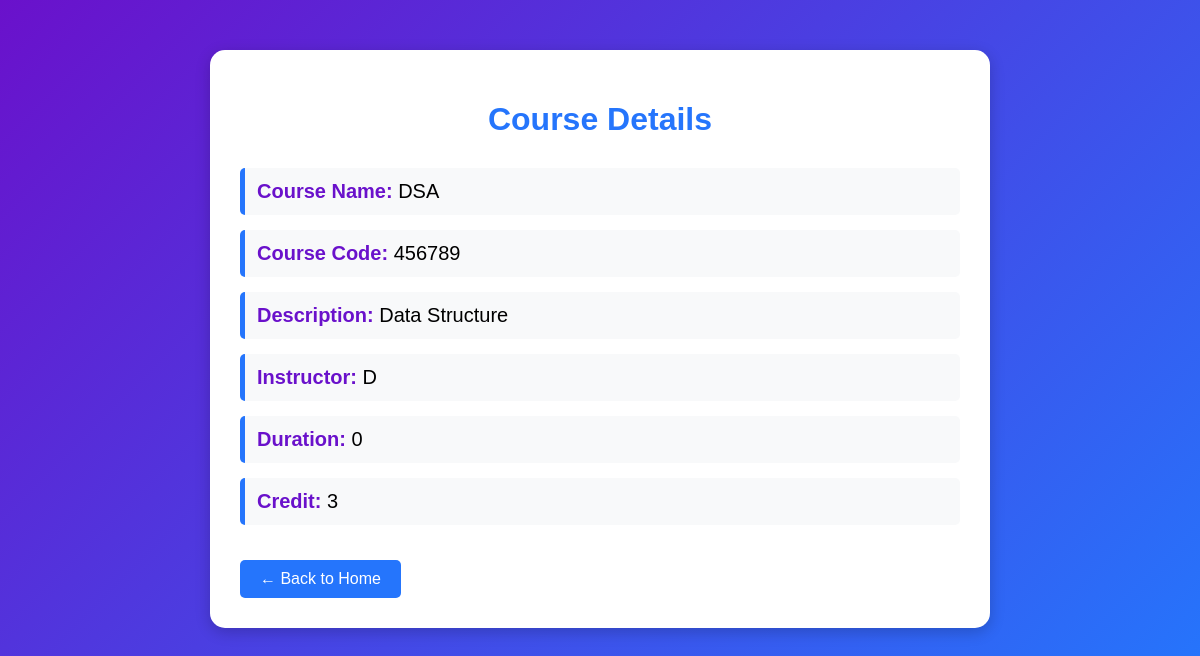
Screenshot of /course_details/4 with the database file from the repository.
### course/models.py (models this page shows)
class Course(models.Model):
    course_code = models.CharField(max_length=20,unique=True)
    course_name = models.CharField(max_length=50)
    description = models.TextField(max_length=150)
    instructor = models.CharField(max_length=50)
    duration = models.IntegerField(help_text='duration in week')
    credit  = models.IntegerField()

### course/views.py (the view)
# urls.py: path('course_details/<int:id>',course_details),
def course_details(requests,id):
    courses = Course.objects.get(id=id)
    return render(requests,'course_details.html',{'courses':courses})

### course/templates/course_details.html (shortened to what this page needs)
<!DOCTYPE html>
<html lang="en">
<head>
</head>
<body>
    <div class="container">
        <h1>Course Details</h1>
        <div class="detail">
            <span class="label">Course Name:</span> {{ courses.course_name }}
        </div>
        <div class="detail">
            <span class="label">Course Code:</span> {{ courses.course_code }}
        </div>
        <div class="detail">
            <span class="label">Description:</span> {{ courses.description }}
        </div>
        <div class="detail">
            <span class="label">Instructor:</span> {{ courses.instructor }}
        </div>
        <div class="detail">
            <span class="label">Duration:</span> {{ courses.duration }}
        </div>
        <div class="detail">
            <span class="label">Credit:</span> {{ courses.credit }}
        </div>
        <a href="/" class="back-btn">← Back to Home</a>
    </div>
</body>
</html>

### course/templates/course_details.html (style rules this page uses)
body { font-family: Arial, sans-serif; background: linear-gradient(135deg, #6a11cb, #2575fc); margin: 0; padding: 0; }
.container { width: 60%; margin: 50px auto; background-color: #ffffff; padding: 30px; border-radius: 15px; box-shadow: 0 4px 15px rgba(0, 0, 0, 0.2); }
h1 { text-align: center; color: #2575fc; margin-bottom: 30px; }
.detail { font-size: 20px; margin: 15px 0; padding: 12px; border-left: 5px solid #2575fc; background-color: #f8f9fa; border-radius: 5px; }
.label { font-weight: bold; color: #6a11cb; }
.back-btn { display: inline-block; margin-top: 20px; padding: 10px 20px; background-color: #2575fc; color: white; text-decoration: none; border-radius: 5px; transition: 0.3s; }

### rows the page displays
Course: course_name "DSA", course_code "456789", description "Data Structure", instructor "D", duration "0", credit "3"
